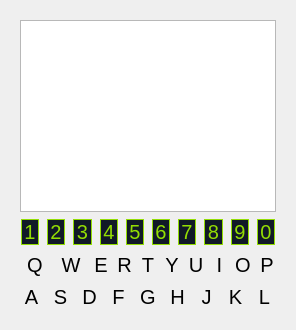
        <widget class="QWidget" name="page">
         <property name="styleSheet">
          <string notr="true"/>
         </property>
         <layout class="QVBoxLayout" name="verticalLayout_19">
          <item>
           <widget class="QWidget" name="widget" native="true">
            <property name="styleSheet">
             <string notr="true">QPushButton {
border-radius: 5;
font-size: 15pt;
margin:1;
}

QLabel {
color: #93dd03;
background-color: #111927;
border: 1px solid;
border-radius: 15;
border-color: #93dd03;
font-size: 15pt;
margin: 1;
}</string>
            </property>
            <layout class="QVBoxLayout" name="verticalLayout_18">
             <item>
              <widget class="QTextEdit" name="textEdit"/>
             </item>
             <item>
              <layout class="QHBoxLayout" name="horizontalLayout_4">
               <item>
                <widget class="QLabel" name="label_2">
                 <property name="text">
                  <string>1</string>
                 </property>
                 <property name="alignment">
                  <set>Qt::AlignCenter</set>
                 </property>
                </widget>
               </item>
               <item>
                <widget class="QLabel" name="label_3">
                 <property name="text">
                  <string>2</string>
                 </property>
                 <property name="alignment">
                  <set>Qt::AlignCenter</set>
                 </property>
                </widget>
               </item>
               <item>
                <widget class="QLabel" name="label_4">
                 <property name="text">
                  <string>3</string>
                 </property>
                 <property name="alignment">
                  <set>Qt::AlignCenter</set>
                 </property>
                </widget>
               </item>
               <item>
                <widget class="QLabel" name="label_5">
                 <property name="text">
                  <string>4</string>
                 </property>
                 <property name="alignment">
                  <set>Qt::AlignCenter</set>
                 </property>
                </widget>
               </item>
               <item>
                <widget class="QLabel" name="label_6">
                 <property name="text">
                  <string>5</string>
                 </property>
                 <property name="alignment">
                  <set>Qt::AlignCenter</set>
                 </property>
                </widget>
               </item>
               <item>
                <widget class="QLabel" name="label_7">
                 <property name="text">
                  <string>6</string>
                 </property>
                 <property name="alignment">
                  <set>Qt::AlignCenter</set>
                 </property>
                </widget>
               </item>
               <item>
                <widget class="QLabel" name="label_8">
                 <property name="text">
                  <string>7</string>
                 </property>
                 <property name="alignment">
                  <set>Qt::AlignCenter</set>
                 </property>
                </widget>
               </item>
               <item>
                <widget class="QLabel" name="label_9">
                 <property name="text">
                  <string>8</string>
                 </property>
                 <property name="alignment">
                  <set>Qt::AlignCenter</set>
                 </property>
                </widget>
               </item>
               <item>
                <widget class="QLabel" name="label_10">
                 <property name="text">
                  <string>9</string>
                 </property>
                 <property name="alignment">
                  <set>Qt::AlignCenter</set>
                 </property>
                </widget>
               </item>
               <item>
                <widget class="QLabel" name="label_11">
                 <property name="text">
                  <string>0</string>
                 </property>
                 <property name="alignment">
                  <set>Qt::AlignCenter</set>
                 </property>
                </widget>
               </item>
              </layout>
             </item>
             <item>
              <layout class="QHBoxLayout" name="horizontalLayout">
               <property name="sizeConstraint">
                <enum>QLayout::SetDefaultConstraint</enum>
               </property>
               <item>
                <widget class="QPushButton" name="pushButton_1">
                 <property name="sizePolicy">
                  <sizepolicy hsizetype="Fixed" vsizetype="Fixed">
                   <horstretch>0</horstretch>
                   <verstretch>0</verstretch>
                  </sizepolicy>
                 </property>
                 <property name="minimumSize">
                  <size>
                   <width>30</width>
                   <height>0</height>
                  </size>
                 </property>
                 <property name="text">
                  <string>Q</string>
                 </property>
                </widget>
               </item>
               <item>
                <widget class="QPushButton" name="pushButton_2">
                 <property name="minimumSize">
                  <size>
                   <width>30</width>
                   <height>0</height>
                  </size>
                 </property>
                 <property name="text">
                  <string>W</string>
                 </property>
                </widget>
               </item>
               <item>
                <widget class="QPushButton" name="pushButton_3">
                 <property name="text">
                  <string>E</string>
                 </property>
                </widget>
               </item>
               <item>
                <widget class="QPushButton" name="pushButton_4">
                 <property name="text">
                  <string>R</string>
                 </property>
                </widget>
               </item>
               <item>
                <widget class="QPushButton" name="pushButton_5">
                 <property name="text">
                  <string>T</string>
                 </property>
                </widget>
               </item>
               <item>
                <widget class="QPushButton" name="pushButton_6">
                 <property name="text">
                  <string>Y</string>
                 </property>
                </widget>
               </item>
               <item>
                <widget class="QPushButton" name="pushButton_7">
                 <property name="text">
                  <string>U</string>
                 </property>
                </widget>
               </item>
               <item>
                <widget class="QPushButton" name="pushButton_8">
                 <property name="text">
                  <string>I</string>
                 </property>
                </widget>
               </item>
               <item>
                <widget class="QPushButton" name="pushButton_9">
                 <property name="text">
                  <string>O</string>
                 </property>
                </widget>
               </item>
               <item>
                <widget class="QPushButton" name="pushButton_10">
                 <property name="text">
                  <string>P</string>
                 </property>
                </widget>
               </item>
              </layout>
             </item>
             <item>
              <layout class="QHBoxLayout" name="horizontalLayout_2">
               <item>
                <widget class="QPushButton" name="pushButton_11">
                 <property name="text">
                  <string>A</string>
                 </property>
                </widget>
               </item>
               <item>
                <widget class="QPushButton" name="pushButton">
                 <property name="text">
                  <string>S</string>
                 </property>
                </widget>
               </item>
               <item>
                <widget class="QPushButton" name="pushButton_12">
                 <property name="text">
                  <string>D</string>
                 </property>
                </widget>
               </item>
               <item>
                <widget class="QPushButton" name="pushButton_13">
                 <property name="text">
                  <string>F</string>
                 </property>
                </widget>
               </item>
               <item>
                <widget class="QPushButton" name="pushButton_14">
                 <property name="text">
                  <string>G</string>
                 </property>
                </widget>
               </item>
               <item>
                <widget class="QPushButton" name="pushButton_15">
                 <property name="text">
                  <string>H</string>
                 </property>
                </widget>
               </item>
               <item>
                <widget class="QPushButton" name="pushButton_16">
                 <property name="text">
                  <string>J</string>
                 </property>
                </widget>
               </item>
               <item>
                <widget class="QPushButton" name="pushButton_17">
                 <property name="text">
                  <string>K</string>
                 </property>
                </widget>
               </item>
               <item>
                <widget class="QPushButton" name="pushButton_18">
                 <property name="text">
                  <string>L</string>
                 </property>
                </widget>
               </item>
              </layout>
             </item>
            </layout>
           </widget>
          </item>
         </layout>
        </widget>
